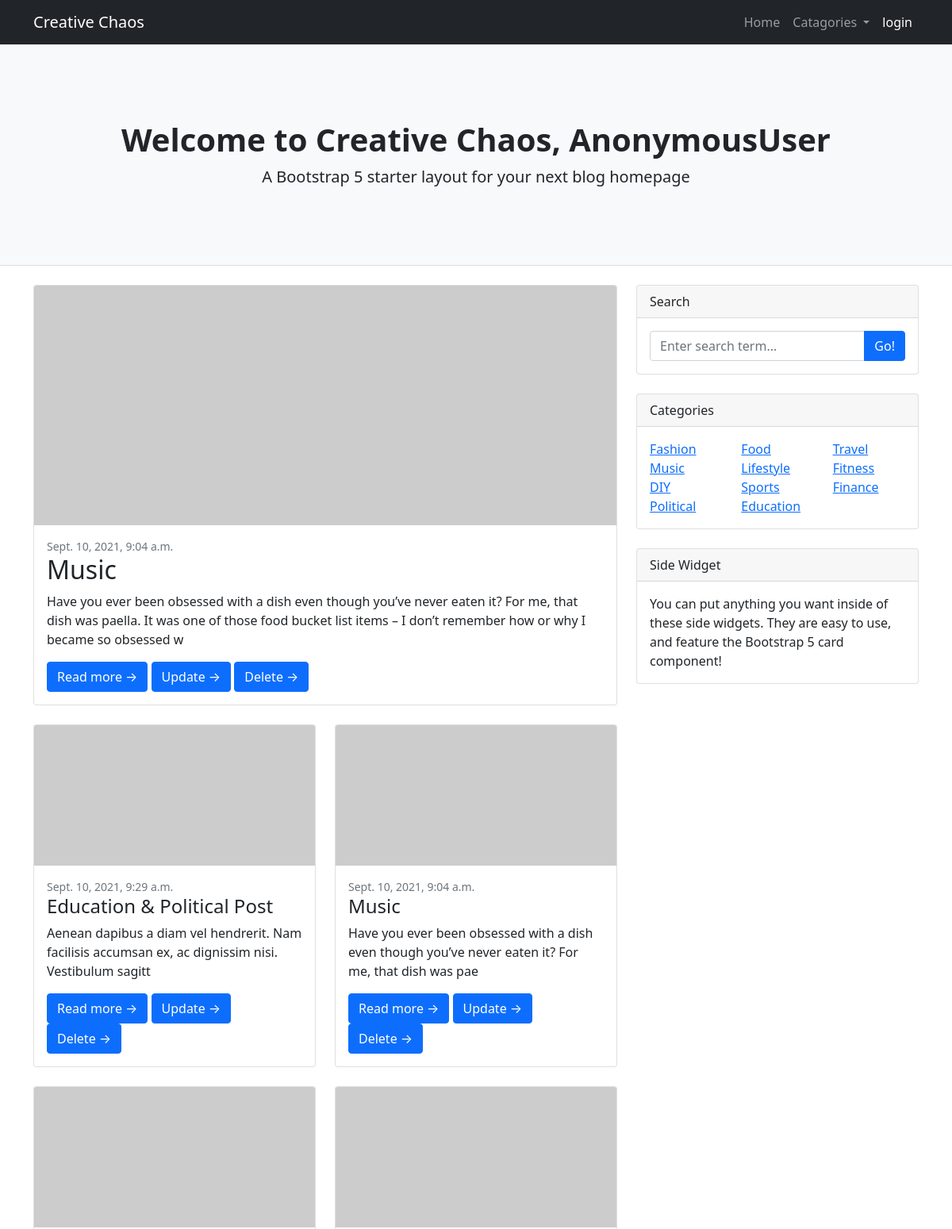
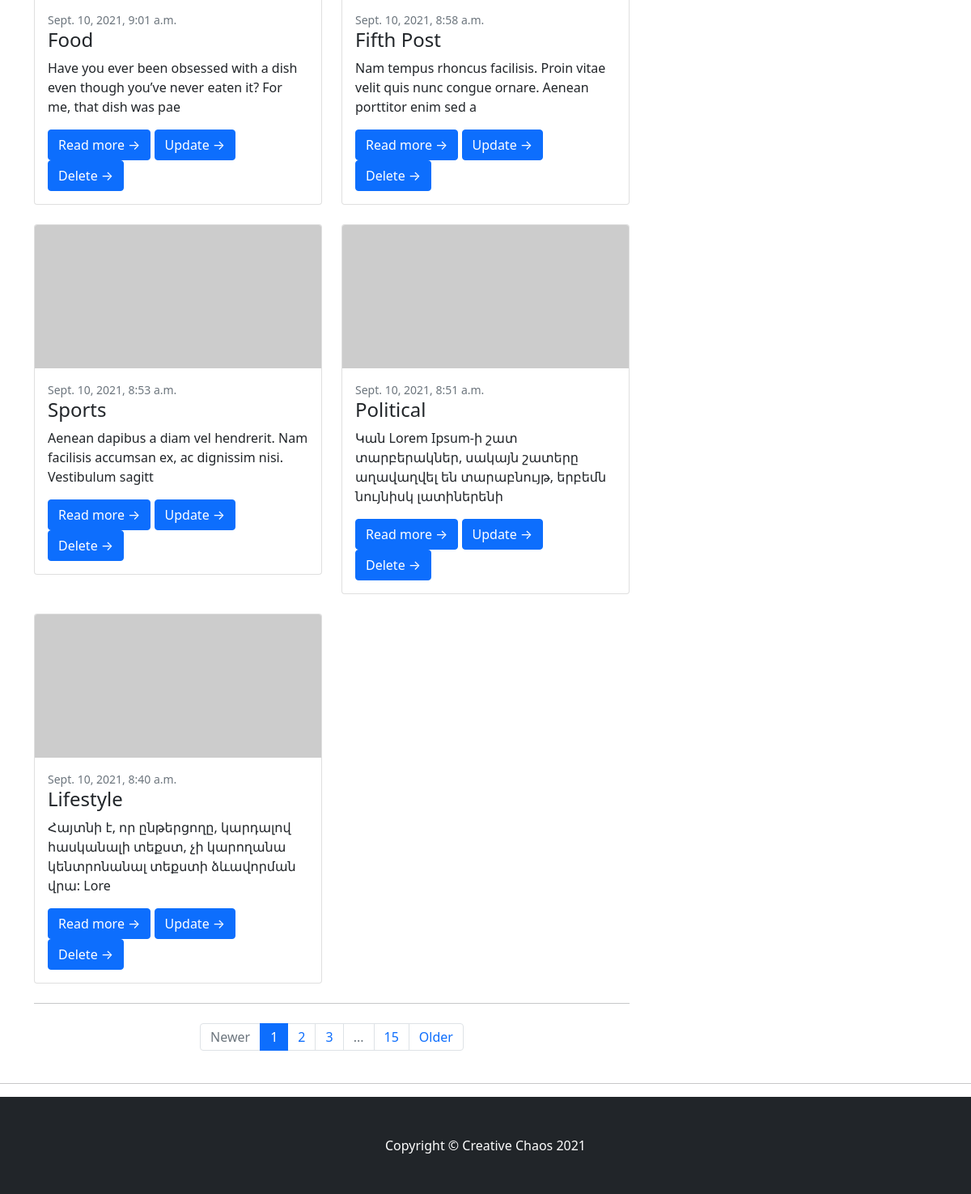
The page / on the database its author committed (2 pictures, top to bottom).
### blogPost/models.py (models this page shows, shortened)
class Post(models.Model):
    title = models.CharField(max_length=200)
    title_tag = models.CharField(max_length=100)
    author = models.ForeignKey(User,on_delete=models.CASCADE)
    catagory= models.ManyToManyField('Catagory',blank=True)
    body = models.TextField(blank=True,null=True)
    id  = models.UUIDField(default=uuid.uuid4, null=False, unique=True, primary_key=True, editable=False)
    created_at= models.DateTimeField(auto_now_add=True, blank=True)

class Catagory(models.Model):
    name = models.CharField(max_length=200)
    def __str__(self):
        return self.name

### blogPost/views.py (the view)
# urls.py: path('', views.home, name='home'),
def home(request):
    posts = Post.objects.all()
    tags = Catagory.objects.all()
    featured_post = Post.objects.last()
    return render(request,'blogpost/index.html', {'posts':posts, 'featured_post':featured_post, 'tags':tags})

### blogPost/templates/blogpost/index.html
{% extends 'main.html' %}
{% block content %}
        <header class="py-5 bg-light border-bottom mb-4">
            <div class="container">
                <div class="text-center my-5">
                    <h1 class="fw-bolder">Welcome to Creative Chaos, {{request.user}}</h1>
                    <p class="lead mb-0">A Bootstrap 5 starter layout for your next blog homepage</p>
                </div>
            </div>
        </header>
        <div class="container">
            <div class="row">
                <div class="col-lg-8">
                    {% if featured_post %}
                        <div class="card mb-4">
                            <a href="#!"><img class="card-img-top" src="https://dummyimage.com/850x350/dee2e6/6c757d.jpg" alt="..." /></a>
                            <div class="card-body">
                                <div class="small text-muted">{{featured_post.created_at}}</div>
                                <h2 class="card-title">{{featured_post.title}}</h2>
                                <p class="card-text">{{featured_post.body| slice:200| safe}}</p>
                                <a class="btn btn-primary" href="{% url 'postDetail' featured_post.id %}">Read more →</a>
                                <a class="btn btn-primary" href="{% url 'updatePost' featured_post.id %}">Update →</a>
                                <a class="btn btn-primary" href="{% url 'deletePost' featured_post.id %}">Delete →</a>
                            </div>
                        </div>
                    {% endif %}
                    <div class="row">
                        {% for post in posts reversed %}
                            <div class="col-lg-6">
                                <div class="card mb-4">
                                    <a href="#!"><img class="card-img-top" src="https://dummyimage.com/700x350/dee2e6/6c757d.jpg" alt="..." /></a>
                                    <div class="card-body">
                                        <div class="small text-muted">{{post.created_at}}</div>
                                        <h2 class="card-title h4">{{post.title}}</h2>
                                        <p class="card-text">{{post.body| slice:100| safe}}</p>
                                        <a class="btn btn-primary" href="{% url 'postDetail' post.id %}">Read more →</a>
                                        <a class="btn btn-primary" href="{% url 'updatePost' post.id %}">Update →</a>
                                        <a class="btn btn-primary" href="{% url 'deletePost' post.id %}">Delete →</a>
                                    </div>
                                </div>
                            </div>
                        {% endfor %}
                    </div>
                    <nav aria-label="Pagination">
                        <hr class="my-0" />
                        <ul class="pagination justify-content-center my-4">
                            <li class="page-item disabled"><a class="page-link" href="#" tabindex="-1" aria-disabled="true">Newer</a></li>
                            <li class="page-item active" aria-current="page"><a class="page-link" href="#!">1</a></li>
                            <li class="page-item"><a class="page-link" href="#!">2</a></li>
                            <li class="page-item"><a class="page-link" href="#!">3</a></li>
                            <li class="page-item disabled"><a class="page-link" href="#!">...</a></li>
                            <li class="page-item"><a class="page-link" href="#!">15</a></li>
                            <li class="page-item"><a class="page-link" href="#!">Older</a></li>
                        </ul>
                    </nav>
                </div>
                {% include 'sidewidgets.html' %}
            </div>
        </div>
{% endblock %}

### templates/main.html (shortened to what this page needs)
{% load static %}
<!DOCTYPE html>
<html lang="en">
<head>
    <link rel="stylesheet" href="https://stackpath.bootstrapcdn.com/bootstrap/4.3.1/css/bootstrap.min.css">
    <link href="{% static 'assets/css/styles.css' %}" rel="stylesheet" />
</head>
<body>
    {% include 'navbar.html' %}
        {% block content %}
        {% endblock %}
    <hr>
    <footer class="py-5 bg-dark">
        <div class="container"><p class="m-0 text-center text-white">Copyright &copy; Creative Chaos 2021</p></div>
    </footer>
</body>
</html>

### templates/navbar.html (shortened to what this page needs)
{% load static %}
  <nav class="navbar sticky-top navbar-expand-lg navbar-dark bg-dark">
    <div class="container">
        <a class="navbar-brand" href="{% url 'home' %}">Creative Chaos</a>
        <div class="collapse navbar-collapse" id="navbarSupportedContent">
            <ul class="navbar-nav ms-auto mb-2 mb-lg-0">
                <li class="nav-item"><a class="nav-link" href="{% url 'home' %}">Home</a></li>
                {% if tags %}
                  <li class="nav-item dropdown">
                    <a class="nav-link dropdown-toggle" href="#" id="navbarDropdown" role="button" data-toggle="dropdown" aria-haspopup="true" aria-expanded="false">
                      Catagories
                    </a>
                  </li>
                {% endif %}
                {% if user.is_authenticated %}
                  <li class="nav-item"><a class="nav-link" href="{% url 'createPost' %}">Create a post</a></li>
                  <li class="nav-item"><a class="nav-link" href="{% url 'logout' %}">Logout</a></li>
                {% else %}
                <li class="nav-item"><a class="nav-link active" aria-current="page" href="{% url 'login' %}">login</a></li>
                {% endif %}
            </ul>
        </div>
    </div>
</nav>

### templates/sidewidgets.html
{% load static %}
        <div class="col-lg-4">
            <div class="card mb-4">
                <div class="card-header">Search</div>
                    <div class="card-body">
                        <div class="input-group">
                            <input class="form-control" type="text" placeholder="Enter search term..." aria-label="Enter search term..." aria-describedby="button-search" />
                            <button class="btn btn-primary" id="button-search" type="button">Go!</button>
                        </div>
                    </div>
            </div>
            <div class="card mb-4">
                <div class="card-header">Categories</div>
                    <div class="card-body">
                        <div class="row">
                            {% for tag in tags %}
                                <div class=" col-sm-4">
                                    <ul class="list-unstyled mb-0">
                                            <li><a href="{% url 'catagory' tag.name %}">{{tag}}</a></li>
                                    </ul>
                                </div>
                            {% endfor %}
                        </div>
                </div>
            </div>
            <div class="card mb-4">
                <div class="card-header">Side Widget</div>
                    <div class="card-body">
                        You can put anything you want inside of these side widgets. They are easy to use, and feature the Bootstrap 5 card component!
                    </div>
            </div>
        </div>

### rows shown on the page
Post: created_at "Sept. 10, 2021, 9:04 a.m.", title "Music", body "Have you ever been obsessed with a dish even though you’ve never eaten it? For me, that dish was paella. It was one of those food bucket list items – I don’t remember how or why I became so obsessed w", body "Have you ever been obsessed with a dish even though you’ve never eaten it? For me, that dish was pae"
Post: created_at "Sept. 10, 2021, 9:29 a.m.", title "Education & Political Post", body "Aenean dapibus a diam vel hendrerit. Nam facilisis accumsan ex, ac dignissim nisi. Vestibulum sagitt"
Post: created_at "Sept. 10, 2021, 9:01 a.m.", title "Food", body "Have you ever been obsessed with a dish even though you’ve never eaten it? For me, that dish was pae"
Post: created_at "Sept. 10, 2021, 8:58 a.m.", title "Fifth Post", body "Nam tempus rhoncus facilisis. Proin vitae velit quis nunc congue ornare. Aenean porttitor enim sed a"
Post: created_at "Sept. 10, 2021, 8:53 a.m.", title "Sports", body "Aenean dapibus a diam vel hendrerit. Nam facilisis accumsan ex, ac dignissim nisi. Vestibulum sagitt"
Post: created_at "Sept. 10, 2021, 8:51 a.m.", title "Political", body "Կան Lorem Ipsum-ի շատ տարբերակներ, սակայն շատերը աղավաղվել են տարաբնույթ, երբեմն նույնիսկ լատիներենի"
Post: created_at "Sept. 10, 2021, 8:40 a.m.", title "Lifestyle", body "Հայտնի է, որ ընթերցողը, կարդալով հասկանալի տեքստ, չի կարողանա կենտրոնանալ տեքստի ձևավորման վրա: Lore"
Catagory: name "Fashion"
Catagory: name "Food"
Catagory: name "Travel"
Catagory: name "Music"
Catagory: name "Lifestyle"
Catagory: name "Fitness"
Catagory: name "DIY"
Catagory: name "Sports"
Catagory: name "Finance"
Catagory: name "Political"
Catagory: name "Education"

### other values the page prints
{{ request.user }} "AnonymousUser"
